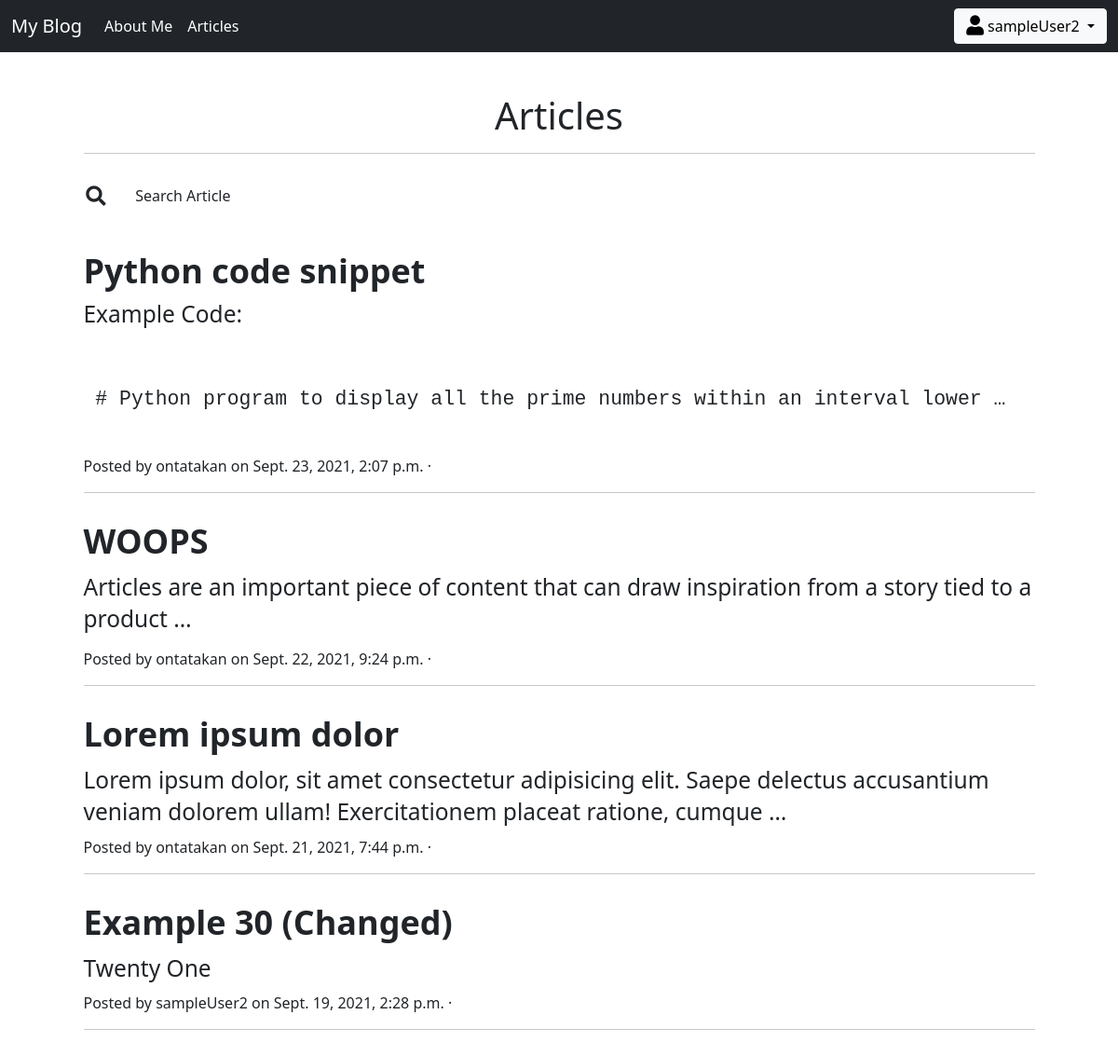
Page /article/ (signed in) on the committed database.
### article/models.py (models this page shows, shortened)
class Article(models.Model):
    author = models.ForeignKey(
        "auth.User", on_delete=models.CASCADE, verbose_name="Author")
    title = models.CharField(max_length=50, verbose_name="Title")
    content = RichTextField()
    created_date = models.DateTimeField(
        auto_now_add=True, verbose_name="Created Date")
    article_img = models.FileField(blank=True, verbose_name="articleImg")
    class Meta:
        ordering = ['-created_date']

### article/views.py (the view)
# urls.py: path('', views.articles, name="articles"),
def articles(request):
    keyword = request.GET.get('keyword')
    if keyword:
        articles = Article.objects.filter(title__contains=keyword)
        return render(request, 'articles.html', {'articles': articles})
    articles = Article.objects.all().order_by('created_date').reverse()
    return render(request, 'articles.html', {'articles': articles})

### templates/articles.html (shortened to what this page needs)
{% extends 'layout.html' %} {% block body %}
{% if articles %}
<div class="row">
  <div class="col-lg-11 col-md-10 mx-auto">
    <h3 class="display-6 text-center">Articles</h3>
    <hr />
    <form>
      <div
        class="d-flex flex-row align-items-center justify-content-center mb-4">
        <i class="fas fa-search fa-lg me-3 fa-fw"></i>
        <div class="form-floating flex-fill mb-0">
          <input
            type="text"
            id="search"
            name="keyword"
            class="form-control"
            placeholder="Article title" />
          <label class="form-label" for="search">Search Article</label>
        </div>
      </div>
    </form>
    {% for article in articles %}
    <article class="post-preview">
      <a href="{% url 'article:details' article.id %}">
        <h2 class="post-title">{{article.title}}</h2>
        <h3 class="post-subtitle">
          <small>{{article.content|safe|truncatewords:18}}</small>
        </h3>
      </a>
      <p class="post-meta">
        Posted by {{article.author}} on {{article.created_date}} ·
      </p>
    </article>
    <hr />
    {% endfor %}
  </div>
</div>
{% else %}
<div class="alert alert-danger">Articles cannot found.</div>
{% endif %} {% endblock body %}

### templates/includes/navbar.html (shortened to what this page needs)
<nav class="navbar navbar-expand-md navbar-dark fixed-top bg-dark">
  <div class="container-fluid">
    <a class="navbar-brand" href="{% url 'index' %}">My Blog</a>
    <div class="collapse navbar-collapse" id="navbarCollapse">
      <ul class="navbar-nav me-auto mb-2 mb-md-0">
        <li class="nav-item">
          <a class="nav-link active" href="{% url 'about' %}">About Me </a>
        </li>
        <li class="nav-item">
          <a class="nav-link active" href="{% url 'article:articles' %}"
            >Articles
          </a>
        </li>
      </ul>
      <ul class="navbar-nav mr-auto mb-2 mb-md-0">
        {% if request.user.is_authenticated %}
        <div class="dropdown">
          <button
            class="btn btn-light dropdown-toggle"
            type="button"
            id="dropdownMenuButton"
            data-bs-toggle="dropdown"
            aria-expanded="false">
            <i class="fas fa-user fa-lg"></i
            ><span> {{request.user.username}} </span>
          </button>
        </div>
        {% endif %}
      </ul>
    </div>
  </div>
</nav>

### templates/layout.html (style rules this page uses)
.form-control, .form-floating { transition: all 0.2s; }

### templates/articles.html (style rules this page uses)
a { font-weight: 400; line-height: 1.5; box-sizing: border-box; text-decoration: none; background-color: transparent; color: #212529; }
h2 { color: #212529; box-sizing: border-box; line-height: 1.2; font-weight: 800; margin-top: 30px; margin-bottom: 10px; font-size: 36px;˝ }
h3 { color: #212529; box-sizing: border-box; line-height: 1.2; font-size: 1.75rem; font-weight: 300; margin: 0 0 10px; }
.form-control[id='search'] { border:0px; }

### rows in the picture
Article: title "Python code snippet", content "Example Code: # Python program to display all the prime numbers within an interval lower …", author "ontatakan", created_date "Sept. 23, 2021, 2:07 p.m."
Article: title "WOOPS", content "Articles are an important piece of content that can draw inspiration from a story tied to a product …", author "ontatakan", created_date "Sept. 22, 2021, 9:24 p.m."
Article: title "Lorem ipsum dolor", content "Lorem ipsum dolor, sit amet consectetur adipisicing elit. Saepe delectus accusantium veniam dolorem ullam! Exercitationem placeat ratione, cumque …", author "ontatakan", created_date "Sept. 21, 2021, 7:44 p.m."
Article: title "Example 30 (Changed)", content "Twenty One", author "sampleUser2", created_date "Sept. 19, 2021, 2:28 p.m."

### other values in the picture
{{ request.user.username }} "sampleUser2"
